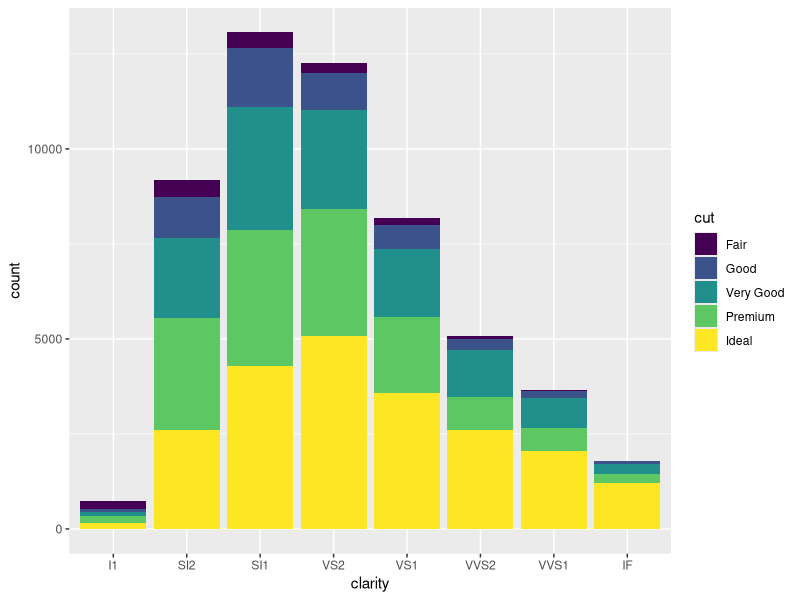
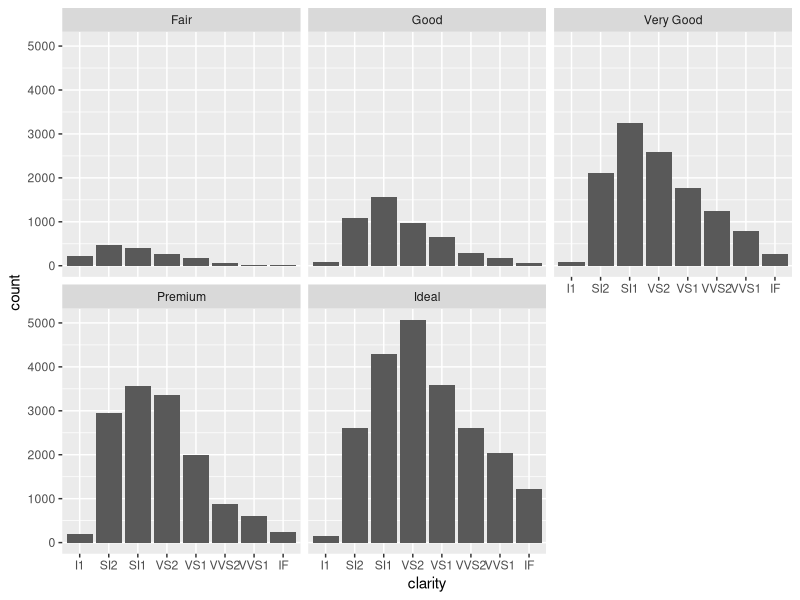
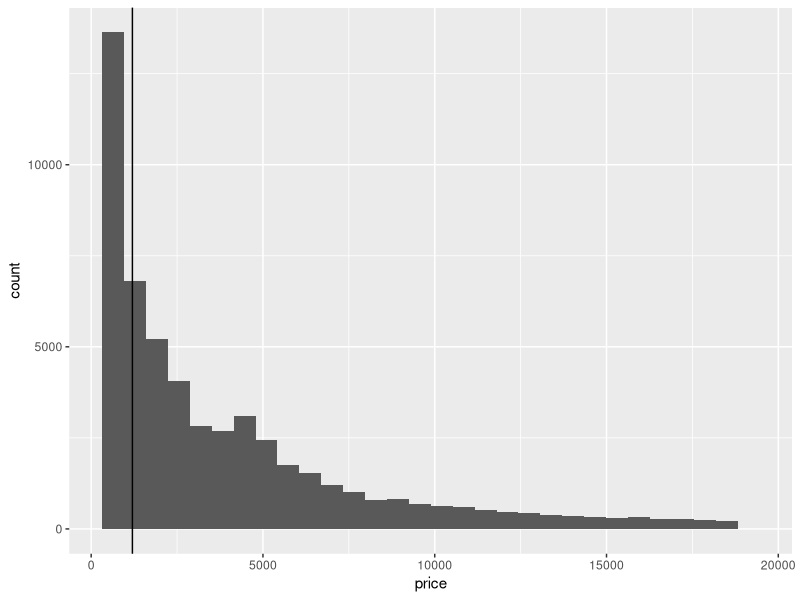

The R script that drew these images, in order: (Note: this script raises an error after producing the figures.)
require(ggplot2)
data(diamonds)
head(diamonds)

ggplot(diamonds,aes(clarity,fill=cut))+geom_bar()
ggplot(diamonds,aes(clarity))+geom_bar() +facet_wrap(~cut)
ggplot(diamonds) + geom_histogram(aes(x=price)) + geom_vline(xintercept = 1200)

ggplot(data = diamonds, mapping = aes(color = cut_number(carat,5),x=price)+ geom_freqpoly()+labs(x="Price",y= "Count", color = "Carat"))

ggplot(diamonds,aes(x=cut_number(price,10),y=carat)) + geom_boxplot() + coord_flip() + xlab("Price")

ggplot(diamonds,aes(x=cut_number(carat,5),y=price,colour = cut)) + geom_boxplot()

